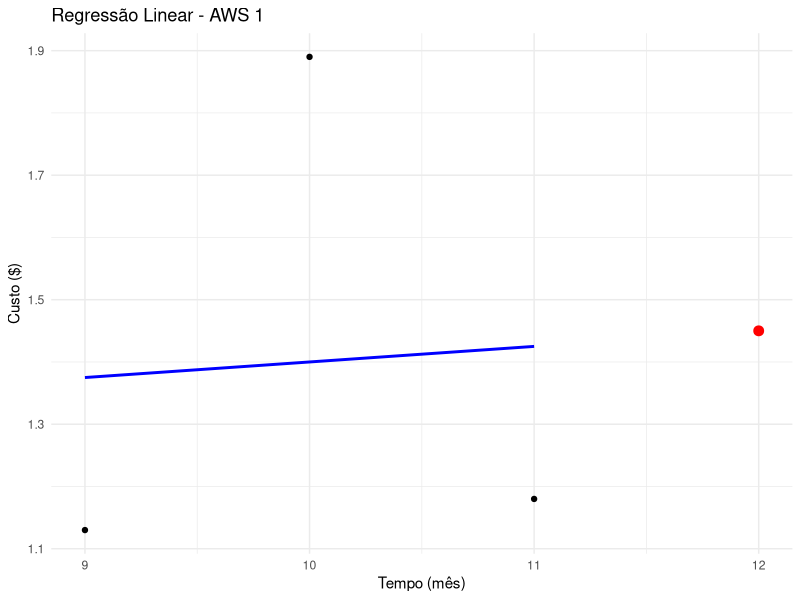
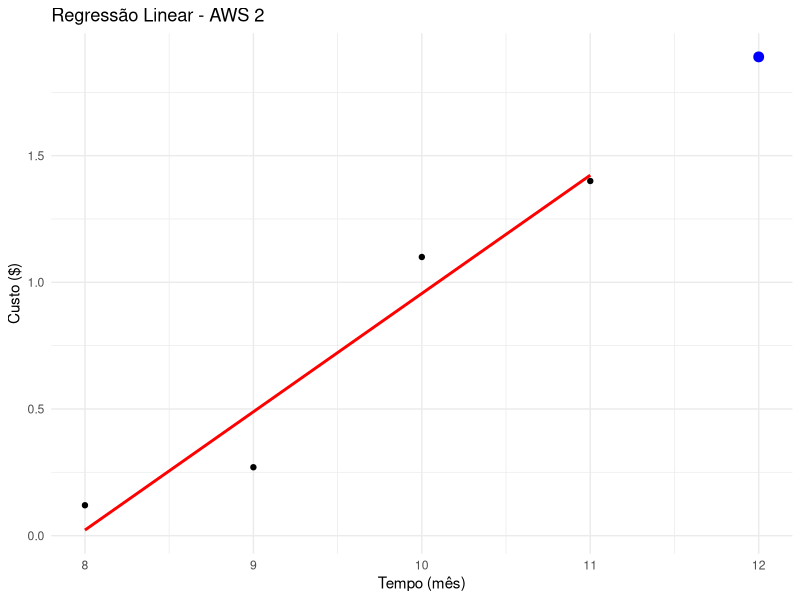
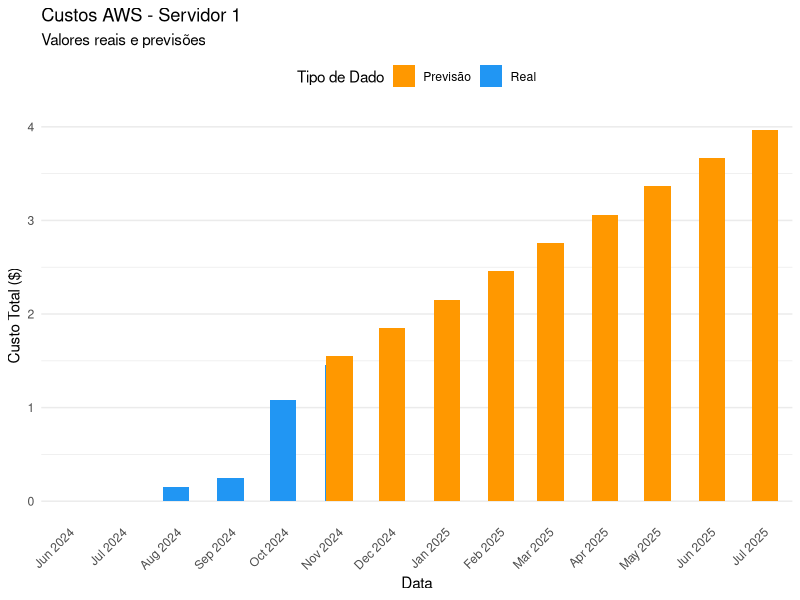
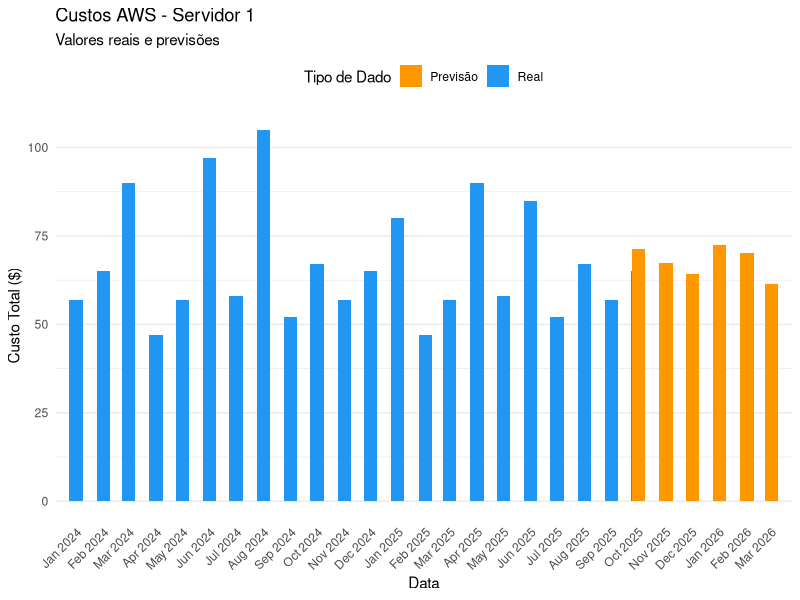

The R source for these figures, in order:
library(ggplot2)
library(forecast)
library(tidyverse)

meses_aws1 <- c("Setembro", "Outubro", "Novembro")
custos_aws1 <- c(1.13, 1.89, 1.18)

meses_aws2 <- c("Agosto", "Setembro", "Outubro", "Novembro")
custos_aws2 <- c(0.12, 0.27, 1.10, 1.40)

tempo_aws1 <- c(9, 10, 11)  
tempo_aws2 <- c(8, 9, 10, 11)  

df_aws1 <- data.frame(Tempo = tempo_aws1, Custo = custos_aws1)
df_aws2 <- data.frame(Tempo = tempo_aws2, Custo = custos_aws2)

modelo_aws1 <- lm(Custo ~ Tempo, data = df_aws1)
modelo_aws2 <- lm(Custo ~ Tempo, data = df_aws2)

tempo_previsao <- data.frame(Tempo = 12) 
previsao_aws1 <- predict(modelo_aws1, tempo_previsao)
previsao_aws2 <- predict(modelo_aws2, tempo_previsao)

cat("Previsão AWS 1 (Dezembro):", previsao_aws1, "\n")
cat("Previsão AWS 2 (Dezembro):", previsao_aws2, "\n")

residuals(modelo_aws1)
residuals(modelo_aws2)
  

ggplot(df_aws1, aes(x = Tempo, y = Custo)) +
  geom_point() +
  geom_smooth(method = "lm", se = FALSE, color = "blue") +
  geom_point(data = tempo_previsao, aes(x = Tempo, y = previsao_aws1), color = "red", size = 3) +
  labs(title = "Regressão Linear - AWS 1", x = "Tempo (mês)", y = "Custo ($)") +
  theme_minimal()


ggplot(df_aws2, aes(x = Tempo, y = Custo)) +
  geom_point() +
  geom_smooth(method = "lm", se = FALSE, color = "red") +
  geom_point(data = tempo_previsao, aes(x = Tempo, y = previsao_aws2), color = "blue", size = 3) +
  labs(title = "Regressão Linear - AWS 2", x = "Tempo (mês)", y = "Custo ($)") +
  theme_minimal()



set.seed(123)

servidor1 <- data.frame(
  data = seq(as.Date("2024-06-01"), as.Date("2024-11-01"), by = "month"),
  custo = c(0, 0, 0.15, 0.25, 1.08, 1.45)
)


meses_previsao <- 9

ts_data <- ts(servidor1$custo, frequency = 12)


modelo <- tslm(ts_data ~ trend)
modelo


previsao <- forecast(modelo, h = meses_previsao)


previsao


datas_futuras <- seq(max(servidor1$data) + 1, by = "month", length.out = length(previsao$mean))
resultados_df <- data.frame(
  data = datas_futuras,
  custo = as.numeric(previsao$mean),
  tipo = "Previsão"
)

dados_historicos <- servidor1
dados_historicos$tipo <- "Real"

# Combinando dados históricos e previsões
dados_completos <- rbind(
  dados_historicos,
  resultados_df
)

dados_completos$servidor <- "Servidor 1"

cores <- c("Real" = "#2196F3", "Previsão" = "#FF9800")

ggplot(dados_completos, 
       aes(x = data, y = custo, fill = tipo)) +
  geom_bar(stat = "identity", position = "dodge", width = 15) +
  scale_fill_manual(values = cores) +
  theme_minimal() +
  labs(title = "Custos AWS - Servidor 1",
       subtitle = "Valores reais e previsões",
       x = "Data",
       y = "Custo Total ($)",
       fill = "Tipo de Dado") +
  scale_x_date(date_breaks = "1 month", 
               date_labels = "%b %Y",
               expand = expansion(mult = c(0.02, 0.02))) +
  theme(
    axis.text.x = element_text(angle = 45, hjust = 1),
    legend.position = "top",
    panel.grid.major.x = element_blank(),
    panel.grid.minor.x = element_blank()
  )




df <- data.frame(
  data = seq(as.Date("2024-01-01"), as.Date("2025-10-01"), by ="month"),
  custo = c(57, 65, 90, 47, 57, 97, 58, 105, 52, 67, 57, 65, 80, 47, 57, 90, 58, 85, 52, 67,57, 65)
)



meses_previsao <- 6


ts_data <- ts(df$custo, start = c(2024, 1), frequency = 12)


modelo <- auto.arima(ts_data)

summary(modelo)

#Aqui o modelo pega a coluna que contem os custos e define cada dado como de um "periodo" dentro do total de 12 
#Simbolizando os meses do ano
prepPrevisao <- Arima(ts_data, order = c(1,0,0), seasonal = c(1,0,0))

previsao <- forecast(prepPrevisao, h = meses_previsao)

previsao


datas_futuras <- seq(max(df$data) + 1, by = "month", length.out = length(previsao$mean))
resultados_df <- data.frame(
  data = datas_futuras,
  custo = as.numeric(previsao$mean),
  tipo = "Previsão"
)



dados_historicos <- df
dados_historicos$tipo <- "Real"

# Combinando dados históricos e previsões
dados_completos <- rbind(
  dados_historicos,
  resultados_df
)


dados_completos$servidor <- "Servidor 1"


cores <- c("Real" = "#2196F3", "Previsão" = "#FF9800")

ggplot(dados_completos, 
       aes(x = data, y = custo, fill = tipo)) +
  geom_bar(stat = "identity", position = "dodge", width = 15) +
  scale_fill_manual(values = cores) +
  theme_minimal() +
  labs(title = "Custos AWS - Servidor 1",
       subtitle = "Valores reais e previsões",
       x = "Data",
       y = "Custo Total ($)",
       fill = "Tipo de Dado") +
  scale_x_date(date_breaks = "1 month", 
               date_labels = "%b %Y",
               expand = expansion(mult = c(0.02, 0.02))) +
  theme(
    axis.text.x = element_text(angle = 45, hjust = 1),
    legend.position = "top",
    panel.grid.major.x = element_blank(),
    panel.grid.minor.x = element_blank()
  )


# Calculando preço da LAMBDA:

# Roda a cada 10 segundos, ou seja, 360 vezes por hora. Um mes tem aproximadamente 720 horas
total_execucoes = 360 * 720
# Cada csv tem 435 Bytes
tamanho_total_dados = 435 * total_execucoes
# arredondando para mb
tamanho_total_dados <- round(tamanho_total_dados / (1024^2), 2)

# A LAMBDA cobra por uso de RAM por segundo (GB-segundo)

#informações do cloudWatch
memoria_alocada = 0.5 #0.5 GB ou seja 512 mb
duracao_media = 0.2 #segundos

duracao_gb_segundos = total_execucoes * duracao_media * memoria_alocada
duracao_gb_segundos

preco_gb_segundo = 0.0000166667

preco_lambda = duracao_gb_segundos * preco_gb_segundo
preco_lambda

#custos aws:
custo_leitura_s3 = 0.0004 # por 1000
custo_gravacao_s3 = 0.005 # por 1000
custo_leitura_total =  (total_execucoes / 1000)  * custo_leitura_s3
custo_gravacao_total = (total_execucoes / 1000)  * custo_gravacao_s3

custo_leitura_total
custo_gravacao_total

custo_s3 = custo_gravacao_total + custo_leitura_total
custo_s3

custo_total = custo_s3 + preco_lambda
custo_total


